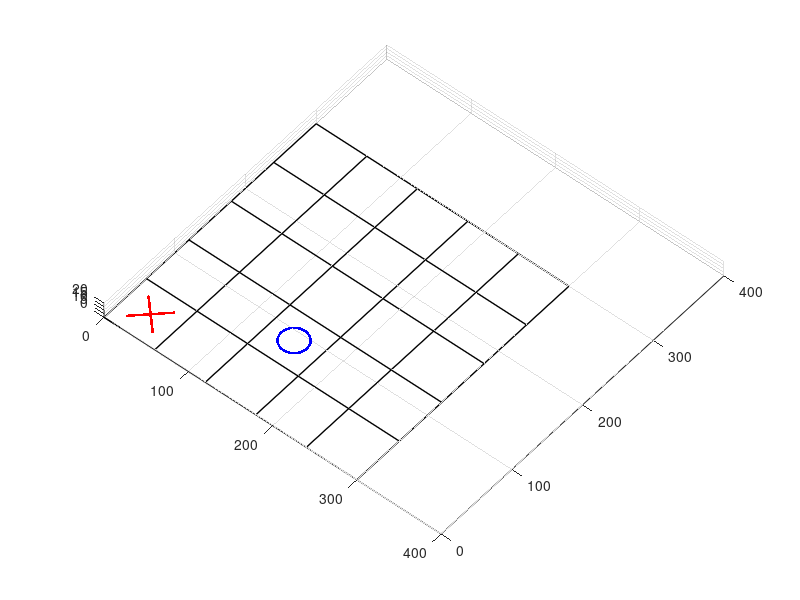

This figure's MATLAB source:
BoardSize = 300; SquareNumber = 5; SquareSize = BoardSize/SquareNumber; 
i = 0; j = 0;i1 = 1; j1 = 2;
l01 = 0; l02 = 0;
l2 = 220; l3 = 220; l4 = 150; r = BoardSize/(4*SquareNumber); l1 = 100;
xij = (BoardSize/SquareNumber)*(j+0.5); yij = (BoardSize/SquareNumber)*(i+0.5);
xij1 = (BoardSize/SquareNumber)*(j1+0.5); yij1 = (BoardSize/SquareNumber)*(i1+0.5);
xa1 = xij+r ; ya1 = yij+r ;
xb1 = xij-r; yb1 = yij-r ;
xa2 = xij-r ; ya2 = yij+r ;
xb2 = xij+r; yb2 = yij-r ;

fig = figure('Name','CaroBot','NumberTitle','off');

hold on;
grid on;

view([40 50]);

axis manual;
axis fill;
axis equal;
axis([0 400 0 400 0 20]);

Coner = [0 0 0];
Origin = [0 0 0];

for i = 0:1:SquareNumber
    line([(Coner(1) + i * SquareSize) (Coner(1) + i * SquareSize)],[(Coner(2)) (Coner(2) + BoardSize)],'Color','k','LineWidth',1); 
    line([(Coner(1)) (Coner(1) + BoardSize)],[(Coner(2) + i * SquareSize) (Coner(2) + i * SquareSize)],'Color','k','LineWidth',1);
end


for t = 0:0.01:1
    
    x = xa1 + (xb1-xa1)*t;
    y = ya1 + (yb1-ya1)*t;
    
    A = x+l01;
    B = y-l02;
    
    c2 = (A^2 + B^2 - l2^2 - l3^2)/(2*l2*l3);
    s2 = sqrt(abs(1 - c2^2));
    t2 = atan2(s2,c2);
    
    s1 = B*(l3*c2 + l2) - A*(l3*s2);
    c1 = A*(l3*c2 + l2) + B*(l3*s2);
    t1 = atan2(s1,c1);
    
    Px = l2*cos(t1) + l3*cos(t1 + t2) - l01;
    Py = l2*sin(t1) + l3*sin(t1 + t2) + l02;
    Pz = l1 - l4;
    
    plot3(Px,Py,0,'.r');
    pause(0.002);
    hold on;
    grid on;
   
end

for t = 0:0.01:1
    
    x = xa2 + (xb2-xa2)*t;
    y = ya2 + (yb2-ya2)*t;
    
    A = x+l01;
    B = y-l02;
    
    c2 = (A^2 + B^2 - l2^2 - l3^2)/(2*l2*l3);
    s2 = sqrt(abs(1 - c2^2));
    t2 = atan2(s2,c2);
    
    s1 = B*(l3*c2 + l2) - A*(l3*s2);
    c1 = A*(l3*c2 + l2) + B*(l3*s2);
    t1 = atan2(s1,c1);
    
    Px = l2*cos(t1) + l3*cos(t1 + t2) - l01;
    Py = l2*sin(t1) + l3*sin(t1 + t2) + l02;
    Pz = l1 - l4;
    
    plot3(Px,Py,0,'.r');
    pause(0.001);
    hold on;
    grid on;
   
end

for t = 0:0.01:2*pi
    
    x = xij1 + r*cos(t);
    y = yij1 + r*sin(t);
    
    A = x+l01;
    B = y-l02;
    
    c2 = (A^2 + B^2 - l2^2 - l3^2)/(2*l2*l3);
    s2 = sqrt(abs(1 - c2^2));
    t2 = atan2(s2,c2);
    
    s1 = B*(l3*c2 + l2) - A*(l3*s2);
    c1 = A*(l3*c2 + l2) + B*(l3*s2);
    t1 = atan2(s1,c1);
    
    Px = l2*cos(t1) + l3*cos(t1 + t2) - l01;
    Py = l2*sin(t1) + l3*sin(t1 + t2) + l02;
    Pz = l1 - l4;
    
    plot3(Px,Py,0,'.b');
    pause(0.002);
    hold on;
    grid on;
   
end

 
